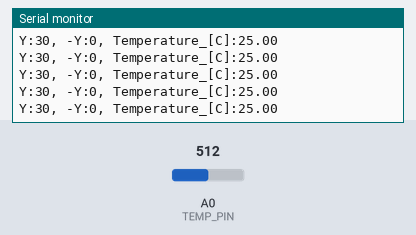
Simulated run of this sketch. Board: Arduino Uno, built with avr-gcc and run on an emulated ATmega328P. On the bench: the last lines printed to the serial monitor. Inputs (shaded band) come from the test bench; at power-on: A0 (TEMP_PIN) = 512.

Above: at 4.2 s.
4.3 s: A0 (TEMP_PIN) set to 328
At 5.4 s:
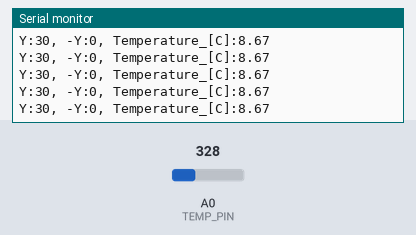
7.3 s: A0 (TEMP_PIN) set to 343
At 8.3 s:
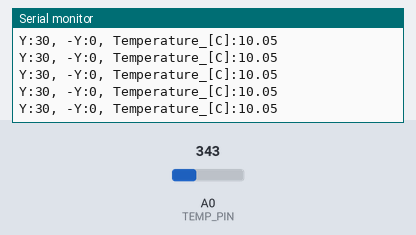
8.8 s: A0 (TEMP_PIN) set to 945
At 9.4 s:
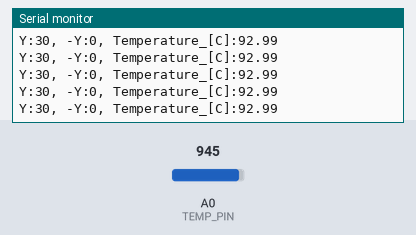
11.8 s: A0 (TEMP_PIN) set to 967
Timing chart, 0 to 12.6 s (numbered marks = the images above; inputs shaded):
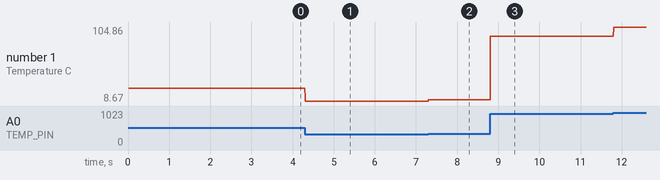

Measured:
- after the input at 4.3 s, the serial monitor: prints a new line at once (image 1)
- after the input at 7.3 s, the serial monitor: prints a new line at once (image 2)
- after the input at 8.8 s, the serial monitor: prints a new line at once (image 3)
- plotted number 1: 25 → 8.67 after the input at 4.3 s, 8.67 → 10.05 after the input at 7.3 s, 10.05 → 92.99 after the input at 8.8 s, 92.99 → 104.86 after the input at 11.8 s

The sketch:

embedded-c.ino
```cpp
#include "thermometer.h"
#include <Arduino.h>

void setup()
{
    Serial.begin(115200);
    setupTemperatureSensor();
}

void loop()
{
    // Read and plot temperature value
    float temperatureC = readTemperature();
    plotTemperature(temperatureC);

    // Small delay for better readability in the Serial Plotter
    waitMillis(300);
}
```

thermometer.cpp
```cpp
#include "thermometer.h"
#include <Arduino.h>

void setupTemperatureSensor()
{
    pinMode(TEMP_PIN, INPUT);
}

float readTemperature()
{
    float sumTemp = 0;

    // Take multiple samples and average them
    for (int i = 0; i < TEMP_SAMPLES; i++)
    {
        int sensorValue = analogRead(TEMP_PIN);

        // Calculate resistance ratio
        float thermistorRatio = 1024.0 / sensorValue - 1;

        // Apply Steinhart-Hart equation
        float logThermistorResistance = log(10000.0 * thermistorRatio);
        float tempK = 1.0 / (SH_A + (SH_B + SH_C * logThermistorResistance * logThermistorResistance) * logThermistorResistance);

        // Convert to Celsius
        float tempC = tempK - K_TO_C;

        sumTemp += tempC;
        waitMillis(10);
    }

    return sumTemp / TEMP_SAMPLES;
}

void plotTemperature(float temperature)
{
    // Add variables for plot limits
    Serial.print("Y:" + String(UPPER_TEMP) + ", ");
    Serial.print("-Y:" + String(LOWER_TEMP) + ", ");

    // Print the temperature value
    Serial.print("Temperature_[C]:");
    Serial.println(temperature);
}

void waitMillis(unsigned long interval)
{
    static unsigned long previousMillis = 0;
    unsigned long currentMillis = millis();

    // Wait until the specified interval has elapsed
    while (currentMillis - previousMillis < interval)
    {
        currentMillis = millis();
    }
}
```

thermometer.h
```cpp
#ifndef THERMOMETER_H
#define THERMOMETER_H

#include <Arduino.h>
#include <math.h>

// Analog pin connected to the thermistor
#define TEMP_PIN A0

// Plot limits in Celsius
#define LOWER_TEMP 0
#define UPPER_TEMP 30

// Constants for thermistor calculations
#define TEMP_SAMPLES 10 // Number of samples for averaging
#define K_TO_C 273.15   // Kelvin to Celsius conversion

// - Steinhart-Hart coefficients
#define SH_A 0.001129148
#define SH_B 0.000234125
#define SH_C 0.0000000876741

/**
 * @brief Initializes the temperature sensor pin as input
 */
void setupTemperatureSensor();

/**
 * @brief Reads the temperature sensor and returns the temperature in Celsius.
 *
 * @return The temperature in Celsius.
 */
float readTemperature();

/**
 * @brief Prints the temperature to the Serial Plotter.
 *
 * @param temperature The temperature in Celsius.
 */
void plotTemperature(float temperature);

/**
 * @brief Waits the specified interval in msec.
 * @param interval The time to wait in msec.
 */
void waitMillis(unsigned long interval);

#endif // THERMOMETER_H
```
